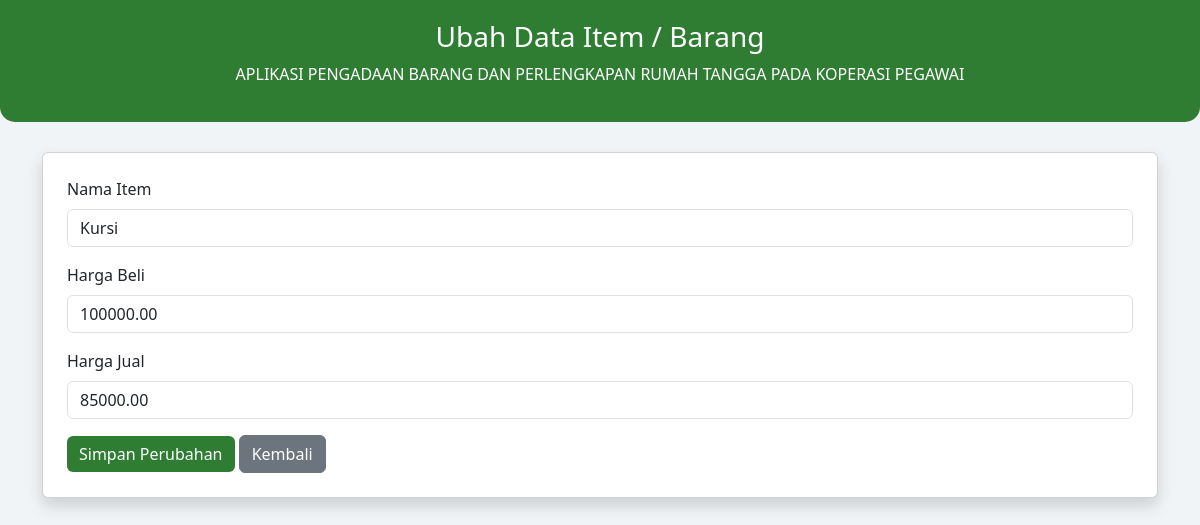
Page /ubahItem.php?id=2 on the committed database.
### tables this page shows
CREATE TABLE `item` (
  `id_item` int NOT NULL,
  `nama_item` varchar(150) NOT NULL,
  `harga_beli` decimal(12,2) NOT NULL,
  `harga_jual` decimal(12,2) NOT NULL,
  `stok` int DEFAULT '0'
);

### koneksi.php (called while the page is built, shortened)
<?php
$koneksi = mysqli_connect("localhost", "root", "", "ujikom");
function query($query)
{
    global $koneksi;
    $result = mysqli_query($koneksi, $query);
    $rows = [];
    while ($row = mysqli_fetch_assoc($result)) {
        $rows[] = $row;
    }
    return $rows;
}

### ubahItem.php (the view, shortened to what this page needs)
<?php
require 'koneksi.php';
$id_item = $_GET['id'];
$item = query("SELECT * FROM item WHERE id_item = $id_item")[0];
?>
<!doctype html>
<html lang="id">
<head>
  <link href="https://cdn.jsdelivr.net/npm/bootstrap@5.3.2/dist/css/bootstrap.min.css" rel="stylesheet">
</head>
<body>
<div class="header">
  <h3>Ubah Data Item / Barang</h3>
  <p>APLIKASI PENGADAAN BARANG DAN PERLENGKAPAN RUMAH TANGGA PADA KOPERASI PEGAWAI</p>
</div>
<div class="container">
  <div class="card p-4 shadow">
    <form action="" method="post">
      <div class="mb-3">
        <label for="nama_item" class="form-label">Nama Item</label>
        <input type="text" name="nama_item" id="nama_item" class="form-control"
               value="<?= htmlspecialchars($item['nama_item']); ?>" required>
      </div>
      <div class="mb-3">
        <label for="harga_beli" class="form-label">Harga Beli</label>
        <input type="number" name="harga_beli" id="harga_beli" class="form-control"
               value="<?= $item['harga_beli']; ?>" required>
      </div>
      <div class="mb-3">
        <label for="harga_jual" class="form-label">Harga Jual</label>
        <input type="number" name="harga_jual" id="harga_jual" class="form-control"
               value="<?= $item['harga_jual']; ?>" required>
      </div>
      <button type="submit" name="submit" class="btn btn-success">Simpan Perubahan</button>
      <a href="item.php" class="btn btn-secondary">Kembali</a>
    </form>
  </div>
</div>
</body>
</html>

### ubahItem.php (style rules this page uses)
body { background:#f0f4f7;font-family:'Segoe UI',sans-serif; }
.header { background:#2e7d32;color:#fff;padding:20px;text-align:center;border-radius:0 0 15px 15px;margin-bottom:30px; }
.btn-success { background:#2e7d32;border:none; }

### rows in the picture
item: nama_item "Kursi", harga_beli "100000.00", harga_jual "85000.00"
